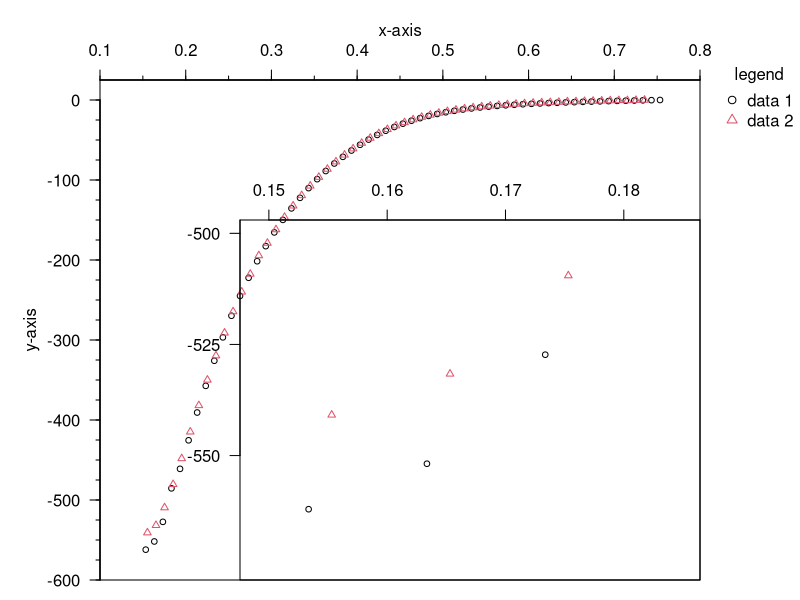

This chart was generated by the following R code:

### Reading in the data to be plotted
PlotData <- read.table("./PlotData.csv", header=TRUE, sep=",", dec=".")

# Convert Angström to nm:  x 0.1
DistConv=0.1
# Convert Energy from Hartree to kJ/mol: x 2625.5
EnerConv=2625.5

### Setting plot limits
xmin <- 0.1
xmax <- 0.8
ymin <- -600
ymax <- 0
xdiv <- 7
ydiv <- 6

### plot to a pdf - even preffered if the final output should be a PNG
### as the scaling is consistent across different sizes
### the pdf can be converted to other formats or used as is (e.g. with LaTeX)
pdf("Plot.pdf", height=4, width=5)

### plots are arranged bottom, left, top, right
par(mar=c(1,5,4,5))
plot(0, # starting with a random "off-plot" point to have a clean layout and an empty plot
xaxs="i",xlab="",xaxt='n',
xlim=c(xmin,xmax),
yaxs="i",ylab="",yaxt='n',
ylim=c(ymin,ymax+25), # moved ymax to +25 to improve points visibiloty
)

### Some old references that I read, no idea if still current...
# http://stackoverflow.com/questions/12302366/moving-axes-labels-in-r
# http://stackoverflow.com/questions/11775692/how-to-specify-the-actual-x-axis-values-to-plot-as-x-axis-ticks-in-r


### x-axis 
xsubdiv <- 2*xdiv # just to make it clearer how its set
mtext("x-axis", side=3, line=2)
axis(3, at=seq(from=xmin, to=xmax, by=((xmax-xmin)/xdiv)), las=0)
axis(3, at=seq(from=xmin, to=xmax, by=((xmax-xmin)/xsubdiv)), labels = FALSE, tcl = -0.2) 

### y-axis
ysubdiv <- 4*ydiv # just to make it clearer how its set
mtext("y-axis", side=2, line=3, las=0)
axis(2, at=seq(from=ymin, to=ymax, by=((ymax-ymin)/ydiv)), las=2)
axis(2, at=seq(from=ymin, to=ymax, by=((ymax-ymin)/ysubdiv)), labels = FALSE, tcl = -0.2) 


### to plot points a little bit smaller
PointsScale=0.75

points(PlotData$r1*DistConv,(PlotData$E1-max(PlotData$E1, na.rm=TRUE))*EnerConv,pch=1,
 cex=PointsScale, col=1)
points(PlotData$r2*DistConv,(PlotData$E2-max(PlotData$E2, na.rm=TRUE))*EnerConv,pch=2,
 cex=PointsScale, col=2)

### The legend
 par(xpd=TRUE)
legend(0.82,50,
title="legend",
bty='n',
c("data 1","data 2"),
pch=c(1,2),
col=c(1,2)
)

### Creating a second plot in a subsection of the plot area
### plots are arranged bottom, left, top, right
### in this case, bottom and right line up - i.e.
### mar=c(1,x,y,5)
par(xpd=FALSE)
par(new=TRUE,mar=c(1,12,11,5))
plot(
0,
type="l",col=2,lwd="0.05",lty=1,
tck=-0.02,lab=c(10,10,4),las=1,
xlim=c(0.149,0.185),xlab='',xaxt='n',
ylim=c(-575,-500),ylab='',yaxt='n'
#,ann=FALSE # annotation false works as well as an empty label
)

### Sore more old references
# http://www.statmethods.net/advgraphs/axes.html
# Some more help: http://stackoverflow.com/questions/3785089/r-change-the-spacing-of-tick-marks-on-the-axis-of-a-plot
# https://stat.ethz.ch/R-manual/R-devel/library/graphics/html/axis.html
# x-axis, set up manually
axis(3, at=c(0.15,0.16,0.17,0.18,0.19), labels=c(0.15,0.16,0.17,0.18,0.19), las=0)
# y-axis, set up manually
axis(2, at=c(-550,-525,-500,-475,-450), las=2)

### and just plotting the data again.
### because we set par(xpd=FALSE) after the legend, the line stops at the border
points(PlotData$r1*DistConv,(PlotData$E1-max(PlotData$E1, na.rm=TRUE))*EnerConv,pch=1, 
cex=PointsScale, col=1)
points(PlotData$r2*DistConv,(PlotData$E2-max(PlotData$E2, na.rm=TRUE))*EnerConv,pch=2, 
cex=PointsScale, col=2)

### being tidy, closing the output device (essential when drawing to files)
dev.off()




